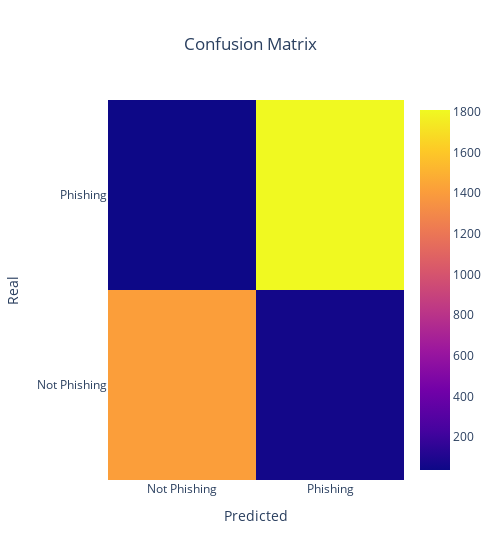

The code cell stored with this chart in its notebook:
### Code cell
confusion_matrix = metrics.confusion_matrix(y_test, y_pred_rf)
confusion_matrix = confusion_matrix.astype(int)

layout = {
    "title": "Confusion Matrix", 
    "title_x": 0.5,
    "xaxis": {"title": "Predicted"}, 
    "yaxis": {"title": "Real"},
    "width": 500
}

fig = go.Figure(data=go.Heatmap(z=confusion_matrix,
                                x=['Not Phishing','Phishing'],
                                y=['Not Phishing','Phishing']),
                layout=layout)
fig.show()

### Figure 1 — Plotly figure (JSON) as saved in the notebook; plotly's stock layout.template omitted (floating-point values rounded to 4 significant figures)
{"data": [{"type": "heatmap", "x": ["Not Phishing", "Phishing"], "y": ["Not Phishing", "Phishing"], "z": [[1411, 59], [39, 1808]]}], "layout": {"title": {"text": "Confusion Matrix", "x": 0.5}, "width": 500, "xaxis": {"title": {"text": "Predicted"}}, "yaxis": {"title": {"text": "Real"}}}}
